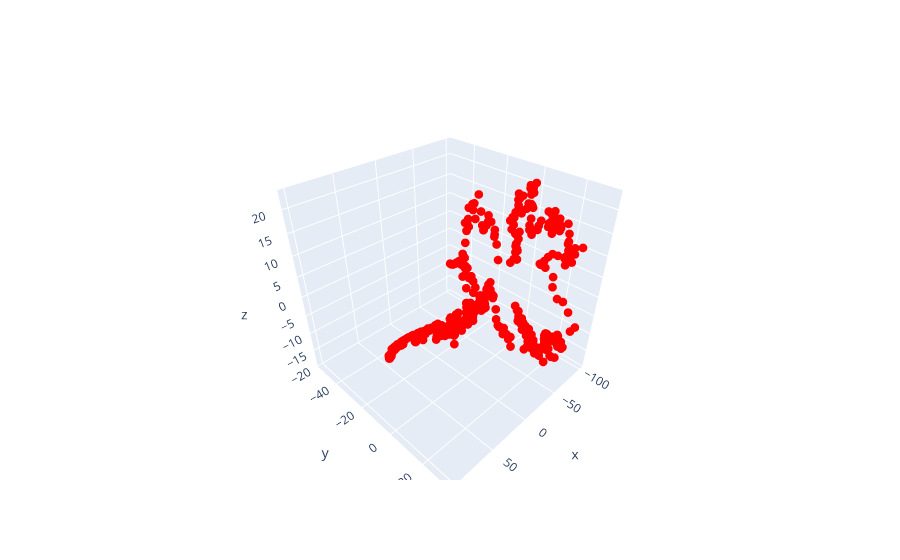

The notebook cell this image was saved under:
### Code cell
line=go.Scatter3d(x=data['x'],
                y=data['y'],
                z=data['z'],
                mode='markers',
                marker={'size':3,'color':'red'})
#改成點用mode='markers'
fig=go.Figure(line)
fig.show()

### Figure 1 — Plotly figure (JSON) as saved in the notebook; plotly's stock layout.template omitted (floating-point values rounded to 4 significant figures; data arrays with more than 128 entries replaced by an {"elided": "..."} marker saying what was removed)
{"data": [{"marker": {"color": "red", "size": 3}, "mode": "markers", "type": "scatter3d", "x": {"elided": "601 float values"}, "y": {"elided": "601 float values"}, "z": {"elided": "601 float values"}}], "layout": {}}
